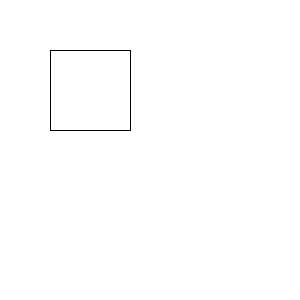
Frame 1 (no input)
Frame 60 (the mouse pressed at the canvas centre just before this capture): identical to frame 1, image omitted
Frame 120 (the mouse held since frame 60 and released just before this capture): identical to frame 1, image omitted

The Processing sketch that drew this single still picture (run headless with seeded random() and noise(); from frame 60 on, the mouse is pressed at the canvas centre):

// Processing sketch: Exercise_25_2
// ── Exercise_25_2.pde
//2. Create a typing program to display a different image for each letter on the keyboard.

float size = 80;

void setup() {
  size(300, 300);
  smooth();
}

void draw() { 
  background(255);
  if (keyPressed == true) {
    if ((key >= 50) && (key <= 250)) {
      size = key - 31;
    }
  }
  rect(50, 50, size, size);
}
